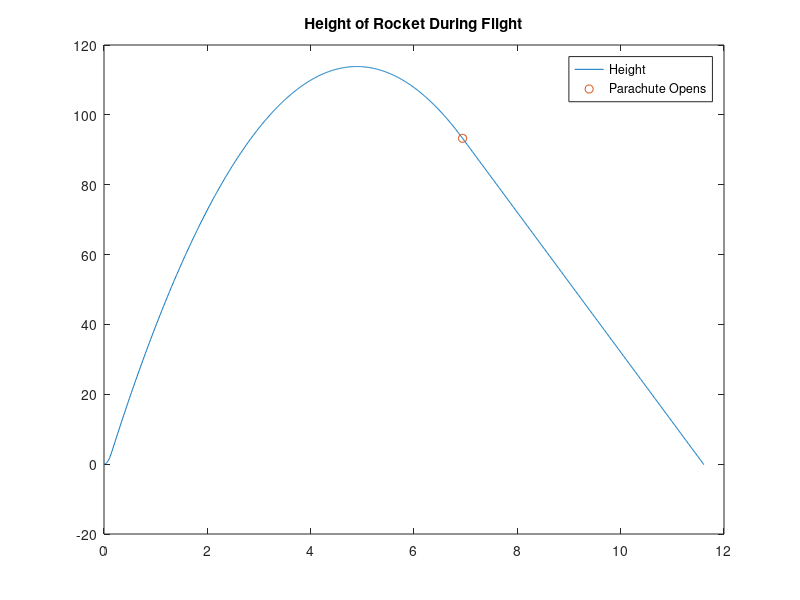
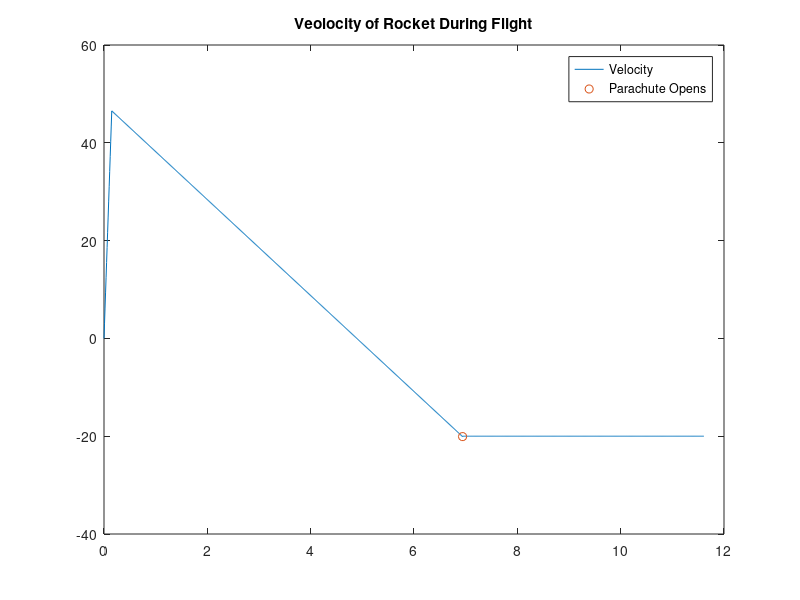

The MATLAB source for these figures, in order:
% %% bechara_samuel_loopsII.m

% Loops II homework assignment solution

% TA Instructions ----------------------------------------------------%
% When grading, look briefly through their code and if there are any
% huge problems (no comments, etc) make a note.
% for all problems -1 on whole assignment if no or bad commenting
% If students do not put code in seperate sections give them -2 on the
% assignment and be sure to explain why (and how to do it) in feedback
%---------------------------------------------------------------------%

% Assignment is worth 12 points
clear; clc; close all;

%% Problem 1

% TO TAs: Note the problem can be solved in SEVERAL different ways. For
% example instead of using while loops the times when the parachute opens
% and when the rocket hits the ground can be calculated FIRST, and then
% for-end loops can be used instead of while loops. If the times are
% determined first, it is possible also to use element-by-element
% calculations instead of loops

% 6 points total
m=0.05;g=9.81; tEngine=0.15; Force=16; vChute=-20; Dt=0.01;
clear t v h
n=1;
t(n)=0; v(n)=0; h(n)=0;
% First part of flight
a1=(Force-m*g)/m;
while t(n) < tEngine & n < 50000
    n=n+1;
    t(n)=t(n-1)+Dt;
    v(n)=a1*t(n);
    h(n)=0.5*a1*t(n)^2;
end
v1=v(n); h1=h(n); t1=t(n);

% second part of flight
while v(n) >= vChute & n < 50000
    n = n+1;
    t(n)=t(n-1)+Dt;
    v(n)=v1-g*(t(n)-t1);
    h(n)=h1+v1*(t(n)-t1)-0.5*g*(t(n)-t1)^2;
end
v2=v(n);h2=h(n);t2=t(n);

%last part of flight
while h(n) > 0 & n < 50000
    n=n+1;
    t(n)=t(n-1)+Dt;
    v(n)=vChute;
    h(n)=h2+vChute*(t(n)-t2);
end
plot(t,h,t2,h2,'o');
title('Height of Rocket During Flight');
legend('Height','Parachute Opens');
figure
plot(t,v,t2,v2,'o');
title('Veolocity of Rocket During Flight');
legend('Velocity','Parachute Opens');
%% Problem 2
% 6 points total

n=input('Enter the number of rows: ');
m=input('Enter the number of columns: ');
A=[];
for k=1:n
    for h=1:m
        if k==1
            A(k,h)=h;
        elseif h==1
            A(k,h)=k;
        else
            A(k,h)=A(k,h-1)+A(k-1,h);
        end
    end
end
A